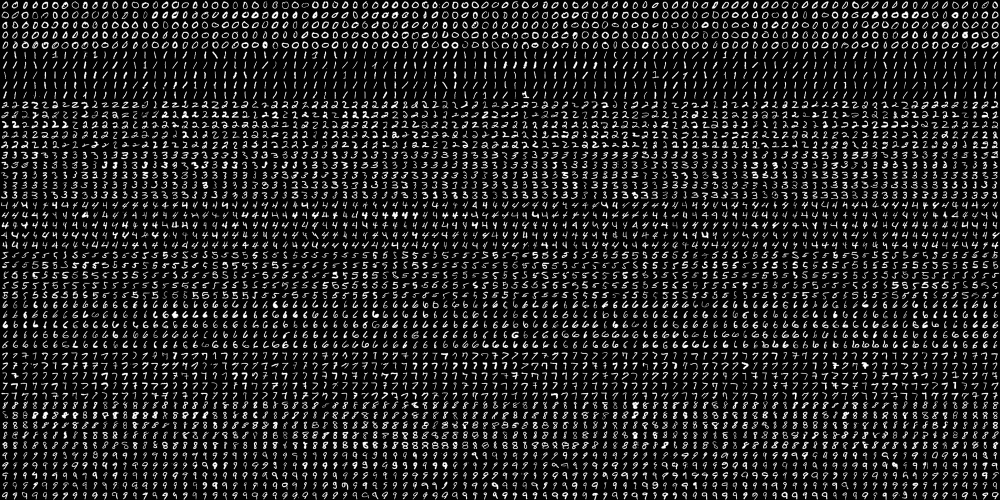
#> input picture digits.png, 2000 x 1000 px (shown at 1/2 size)
$ python ocr.py
#> lines starting #> are read from the running program, lines starting #| are printed output that depends on the picture
import numpy as np
import cv2

img = cv2.imread("digits.png")
#> img is the input picture: shape (1000, 2000, 3); min 0, max 255, mean 33.8
ret,new_img = cv2.threshold(img,127,255,cv2.THRESH_BINARY_INV)
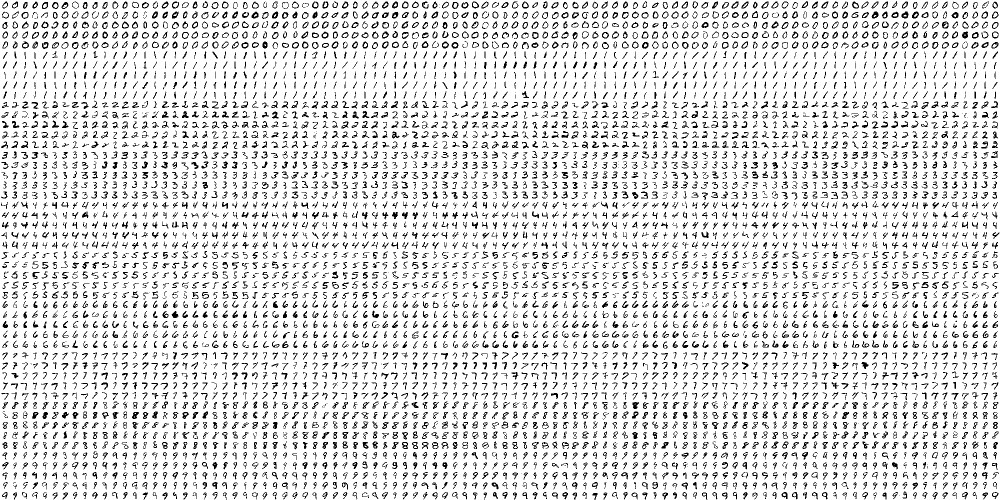
#> new_img: shape (1000, 2000, 3) (shown at 1/2 size); 86.8% white; black in thin lines or dots
gray = cv2.cvtColor(new_img,cv2.COLOR_BGR2GRAY)
#> gray: shape (1000, 2000); 86.8% white; black in thin lines or dots

# Now we split the image to 5000 cells, each 20x20 size
cells = [np.hsplit(row,100) for row in np.vsplit(gray,50)]
#> cells = 50 items

# Make it into a Numpy array. It size will be (50,100,20,20)
x = np.array(cells)

# Now we prepare train_data and test_data.
train = x[:,:80].reshape(-1,400).astype(np.float32) # Size = (3500,400)
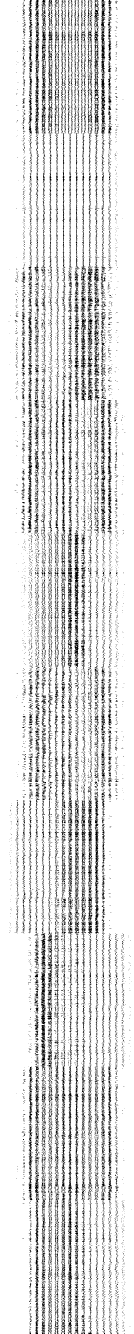
#> train: shape (4000, 400) float32 (shown at 1/3 size); 86.8% white; black in thin lines or dots
test = x[:,80:100].reshape(-1,400).astype(np.float32) # Size = (1500,400)
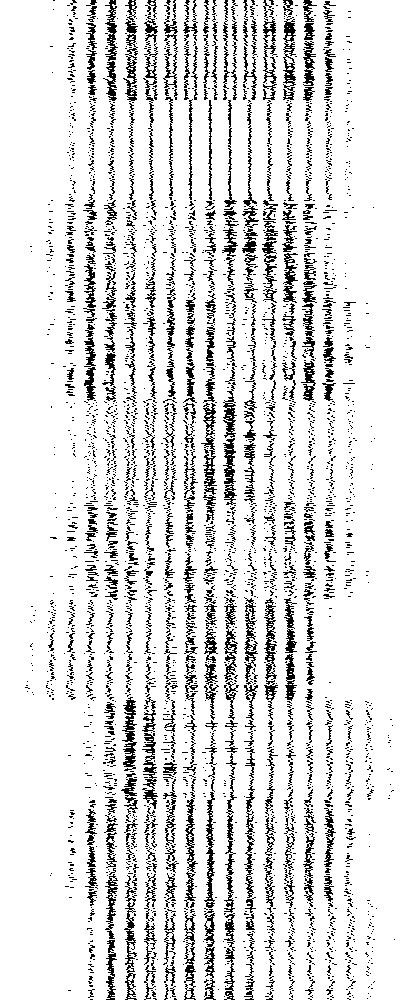
#> test: shape (1000, 400) float32; 86.8% white; black in thin lines or dots

# Create labels for train and test data
k = np.arange(10)
train_labels = np.repeat(k,400)[:,np.newaxis]
test_labels = np.repeat(k,100)[:,np.newaxis]

# Initiate kNN, train the data, then test it with test data for k=1
knn = cv2.ml.KNearest_create()
#knn = cv2.KNearest()
knn.train(train,cv2.ml.ROW_SAMPLE,train_labels)
ret,result,neighbours,dist = knn.findNearest(test,k=3)
#> ret = 0; result = 1000 values, max 9 at index 442, min 0 at index 0, mean 4.32; neighbours = 1000 rows, first 8: [0, 0, 0], [0, 0, 0], [0, 0, 0], [0, 0, 0], [0, 0, 0], [0, 0, 0], [0, 0, 2], [0, 0, 2]; dist = 1000 rows, first 8: [1430550, 1885725, 1885725], [1235475, 1365525, 1495575], [1625625, 1690650, 1755675], [1040400, 1300500, 1560600], [1755675, 1885725, 1885725], [2340900, 2601000, 2666025], [1950750, 2015775, 2340900], [2080800, 2275875, 2275875]

# Now we check the accuracy of classification
# For that, compare the result with test_labels and check which are wrong
matches = result==test_labels
correct = np.count_nonzero(matches)
#> correct = 901
accuracy = correct*100.0/result.size
#> accuracy = 90.1
print(accuracy)
#| 90.1
'''
# test
cv2.imshow('g',x[39,79])
test = x[39,79].reshape(-1,400).astype(np.float32)
ret,result,neighbours,dist = knn.findNearest(test,k=5)
print(ret,result,neighbours,dist)
cv2.waitKey(0)
cv2.destroyAllWindows()
# save the data
np.savez('knn_data.npz',train=train, train_labels=train_labels)
'''
